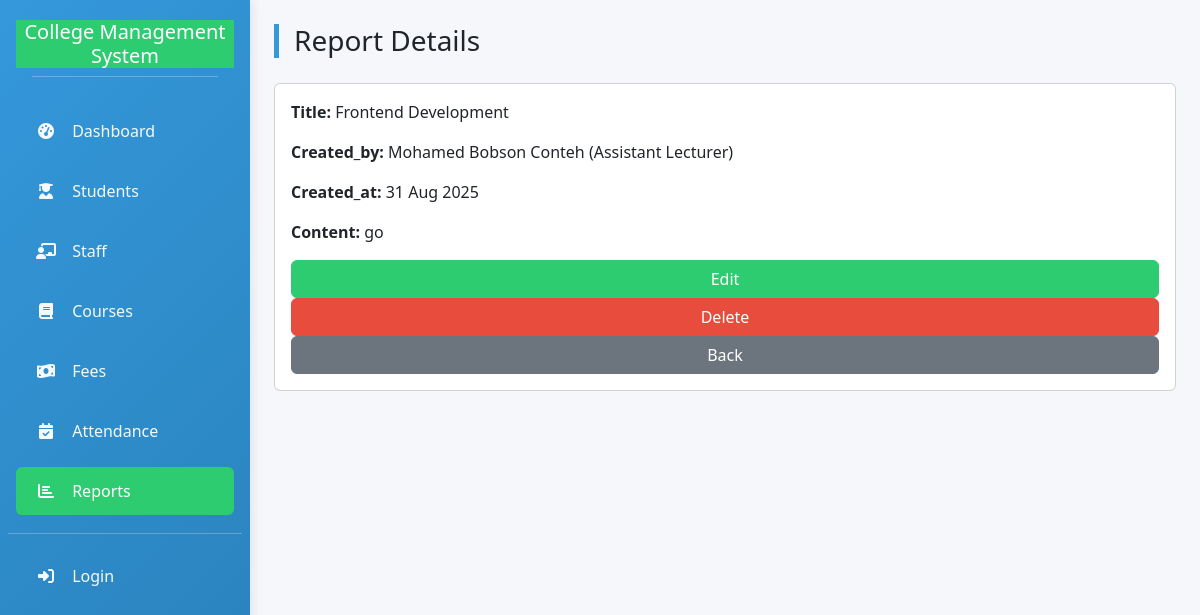
Page /reports/4/ on the committed database.
### college_db/models.py (models this page shows, shortened)
class Report(models.Model):
    title = models.CharField(max_length=255)
    created_by = models.ForeignKey(Staff, on_delete=models.SET_NULL, null=True, blank=True)
    created_at = models.DateTimeField(auto_now_add=True)
    content = models.TextField()
    attachment = models.FileField(upload_to='reports/', null=True, blank=True)

class Staff(models.Model):
    college = models.ForeignKey(College, on_delete=models.CASCADE)
    first_name = models.CharField(max_length=120)
    last_name = models.CharField(max_length=120)
    email = models.EmailField(blank=True)
    phone = models.CharField(max_length=50, blank=True)
    role = models.CharField(max_length=120)  # e.g., Lecturer, Admin
    department = models.CharField(max_length=200, blank=True, null=True)
    date_joined = models.DateField(default=timezone.now)
    status = models.CharField(max_length=20, choices=STATUS_CHOICES, default='active')
    qualifications = models.TextField(blank=True, null=True)
    timetable = models.TextField(blank=True, null=True)
    assigned_courses = models.TextField(blank=True, null=True)
    def __str__(self):
        return f"{self.first_name} {self.last_name} ({self.role})"

### college_db/views.py (the view)
# urls.py: path('reports/<int:report_id>/', views.view_report, name='view_report'),  # <-- this is required
def view_report(request, report_id):
    report_qs = Report.objects.filter(id=report_id)
    report = get_object_or_404(report_qs)
    return render(request, 'college_db/view_report.html', {'report': report})

### college_db/templates/college_db/view_report.html (shortened to what this page needs)
{% extends 'college_db/base.html' %}
{% block content %}
<div class="page-header">
  <h3>Report Details</h3>
</div>
<div class="card p-3">
  <p><strong>Title:</strong> {{ report.title }}</p>
  <p><strong>Created_by:</strong> {{ report.created_by }}</p>
  <p><strong>Created_at:</strong> {{ report.created_at|date:"j M Y" }}</p>
  <p><strong>Content:</strong> {{ report.content|default:"-" }}</p>
  <a href="{% url 'edit_report' report.id %}" class="btn btn-success">Edit</a>
  <a href="{% url 'delete_report' report.id %}" class="btn btn-danger">Delete</a>
  <a href="{% url 'view_reports' %}" class="btn btn-secondary">Back</a>
</div>
{% endblock %}

### college_db/templates/college_db/base.html (style rules this page uses)
:root { --primary: #3498db; --secondary: #2ecc71; --accent: #e74c3c; --light: #f8f9fa; --dark: #34495e; --warning: #f39c12; --info: #17a2b8; }
body { background-color: #f5f7fa; font-family: 'Segoe UI', Tahoma, Geneva, Verdana, sans-serif; }
.page-header { border-left: 5px solid var(--primary); padding-left: 15px; margin-bottom: 25px; }
.btn-success { background-color: var(--secondary); border-color: var(--secondary); }
.btn-danger { background-color: var(--accent); border-color: var(--accent); }

### rows in the picture
Report: title "Frontend Development", created_by "Mohamed Bobson Conteh (Assistant Lecturer)", created_at "31 Aug 2025", content "go"
